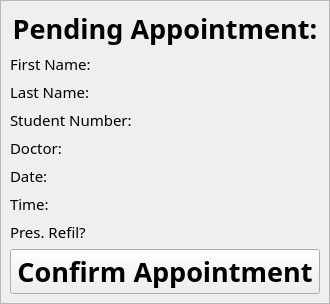
         <widget class="QFrame" name="clinicianPendingAppointmentFrame">
          <property name="enabled">
           <bool>true</bool>
          </property>
          <property name="sizePolicy">
           <sizepolicy hsizetype="Fixed" vsizetype="Preferred">
            <horstretch>0</horstretch>
            <verstretch>0</verstretch>
           </sizepolicy>
          </property>
          <property name="minimumSize">
           <size>
            <width>330</width>
            <height>0</height>
           </size>
          </property>
          <property name="frameShape">
           <enum>QFrame::StyledPanel</enum>
          </property>
          <property name="frameShadow">
           <enum>QFrame::Sunken</enum>
          </property>
          <layout class="QFormLayout" name="formLayout_4">
           <property name="horizontalSpacing">
            <number>0</number>
           </property>
           <property name="verticalSpacing">
            <number>6</number>
           </property>
           <property name="leftMargin">
            <number>9</number>
           </property>
           <property name="topMargin">
            <number>9</number>
           </property>
           <property name="rightMargin">
            <number>9</number>
           </property>
           <property name="bottomMargin">
            <number>9</number>
           </property>
           <item row="0" column="0" colspan="2">
            <widget class="QLabel" name="label_21">
             <property name="font">
              <font>
               <family>Bahnschrift SemiBold</family>
               <pointsize>20</pointsize>
               <weight>75</weight>
               <bold>true</bold>
              </font>
             </property>
             <property name="text">
              <string>Pending Appointment:</string>
             </property>
             <property name="alignment">
              <set>Qt::AlignCenter</set>
             </property>
            </widget>
           </item>
           <item row="1" column="0">
            <widget class="QLabel" name="label_54">
             <property name="font">
              <font>
               <family>Bahnschrift</family>
               <pointsize>11</pointsize>
              </font>
             </property>
             <property name="text">
              <string>First Name: </string>
             </property>
            </widget>
           </item>
           <item row="1" column="1">
            <widget class="QLabel" name="pendingFirstName">
             <property name="font">
              <font>
               <family>Bahnschrift</family>
               <pointsize>11</pointsize>
              </font>
             </property>
             <property name="text">
              <string/>
             </property>
            </widget>
           </item>
           <item row="2" column="0">
            <widget class="QLabel" name="label_56">
             <property name="font">
              <font>
               <family>Bahnschrift</family>
               <pointsize>11</pointsize>
              </font>
             </property>
             <property name="text">
              <string>Last Name: </string>
             </property>
            </widget>
           </item>
           <item row="2" column="1">
            <widget class="QLabel" name="pendingLastName">
             <property name="font">
              <font>
               <family>Bahnschrift</family>
               <pointsize>11</pointsize>
              </font>
             </property>
             <property name="text">
              <string/>
             </property>
            </widget>
           </item>
           <item row="3" column="0">
            <widget class="QLabel" name="label_58">
             <property name="font">
              <font>
               <family>Bahnschrift</family>
               <pointsize>11</pointsize>
              </font>
             </property>
             <property name="text">
              <string>Student Number: </string>
             </property>
            </widget>
           </item>
           <item row="3" column="1">
            <widget class="QLabel" name="pendingStudentNUmber">
             <property name="font">
              <font>
               <family>Bahnschrift</family>
               <pointsize>11</pointsize>
              </font>
             </property>
             <property name="text">
              <string/>
             </property>
            </widget>
           </item>
           <item row="4" column="0">
            <widget class="QLabel" name="label_18">
             <property name="font">
              <font>
               <family>Bahnschrift</family>
               <pointsize>11</pointsize>
              </font>
             </property>
             <property name="text">
              <string>Doctor: </string>
             </property>
            </widget>
           </item>
           <item row="4" column="1">
            <widget class="QLabel" name="pendingDoctor">
             <property name="font">
              <font>
               <family>Bahnschrift</family>
               <pointsize>11</pointsize>
              </font>
             </property>
             <property name="text">
              <string/>
             </property>
            </widget>
           </item>
           <item row="5" column="0">
            <widget class="QLabel" name="label_20">
             <property name="font">
              <font>
               <family>Bahnschrift</family>
               <pointsize>11</pointsize>
              </font>
             </property>
             <property name="text">
              <string>Date: </string>
             </property>
            </widget>
           </item>
           <item row="5" column="1">
            <widget class="QLabel" name="pendingDate">
             <property name="font">
              <font>
               <family>Bahnschrift</family>
               <pointsize>11</pointsize>
              </font>
             </property>
             <property name="text">
              <string/>
             </property>
            </widget>
           </item>
           <item row="6" column="0">
            <widget class="QLabel" name="label_61">
             <property name="font">
              <font>
               <family>Bahnschrift</family>
               <pointsize>11</pointsize>
              </font>
             </property>
             <property name="text">
              <string>Time: </string>
             </property>
            </widget>
           </item>
           <item row="6" column="1">
            <widget class="QLabel" name="pendingTime">
             <property name="font">
              <font>
               <family>Bahnschrift</family>
               <pointsize>11</pointsize>
              </font>
             </property>
             <property name="text">
              <string/>
             </property>
            </widget>
           </item>
           <item row="7" column="0">
            <widget class="QLabel" name="label_63">
             <property name="font">
              <font>
               <family>Bahnschrift</family>
               <pointsize>11</pointsize>
              </font>
             </property>
             <property name="text">
              <string>Pres. Refil? </string>
             </property>
            </widget>
           </item>
           <item row="7" column="1">
            <widget class="QLabel" name="pendingRefill">
             <property name="font">
              <font>
               <family>Bahnschrift</family>
               <pointsize>11</pointsize>
              </font>
             </property>
             <property name="text">
              <string/>
             </property>
            </widget>
           </item>
           <item row="8" column="0" colspan="2">
            <widget class="QPushButton" name="clinicianPendingAppointmentSubmit">
             <property name="font">
              <font>
               <family>Bahnschrift SemiBold</family>
               <pointsize>20</pointsize>
               <weight>75</weight>
               <bold>true</bold>
              </font>
             </property>
             <property name="text">
              <string>Confirm Appointment</string>
             </property>
            </widget>
           </item>
          </layout>
         </widget>
